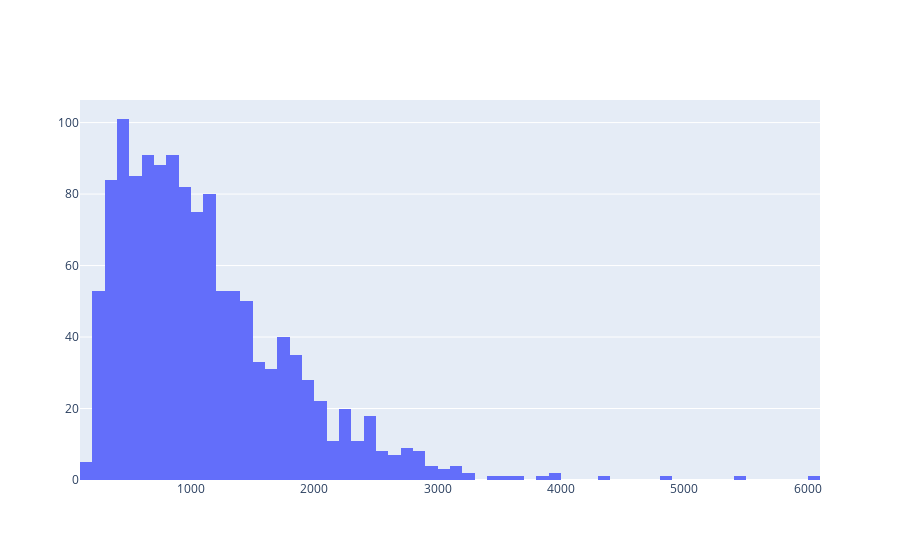

Notebook cell for this chart:
### Code cell
import chart_studio.plotly as py
import plotly.graph_objs as go
import plotly.offline as py
import plotly.figure_factory as ff
from plotly.offline import iplot

import numpy as np
import pandas as pd
import scipy
# Среднее и стандартное отклонение 
print('mean=%.3f stdv=%.3f' % (np.mean(data.Price_euros), np.std(data.Price_euros)))
trace = go.Histogram(
    x=data.Price_euros
    
)

py.iplot([trace], filename='normality-histogram')

### Figure 1 — Plotly figure (JSON) as saved in the notebook; plotly's stock layout.template omitted (floating-point values rounded to 4 significant figures; data arrays with more than 128 entries replaced by an {"elided": "..."} marker saying what was removed)
{"data": [{"type": "histogram", "x": {"elided": "1303 float values"}}], "layout": {}}
